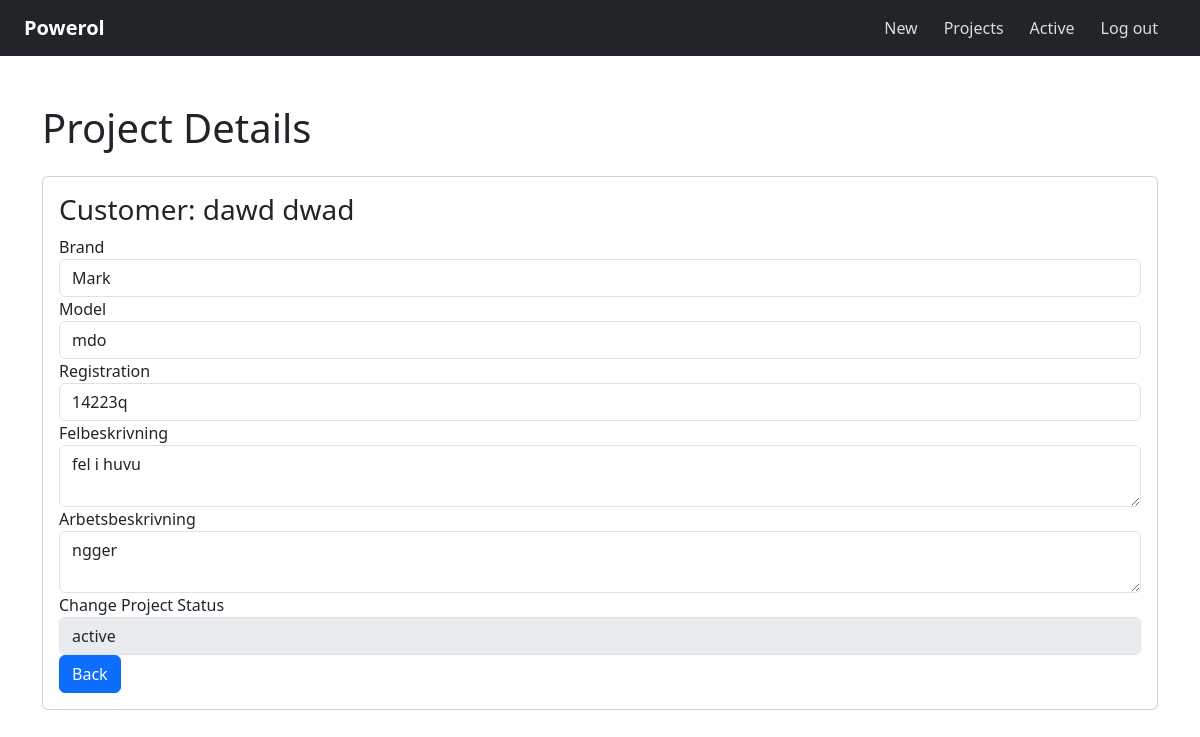
Page /single-project.php?id=28 (signed in) on the committed database.
### tables this page shows
CREATE TABLE `table_projekt` (
  `id_projekt` int(11) NOT NULL,
  `pt_felbeskrivning` varchar(520) NOT NULL,
  `pt_arbetsbeskrivning` varchar(520) NOT NULL,
  `pt_status_fk` int(11) NOT NULL,
  `customer_fk` int(11) DEFAULT NULL,
  `created_by_user_fk` int(11) NOT NULL,
  `car_brand` varchar(255) NOT NULL,
  `car_model` varchar(255) NOT NULL,
  `car_reg` varchar(255) NOT NULL,
  `fk_produkter` int(11) DEFAULT NULL
);

### single-project.php (the view, shortened to what this page needs)
<?php
include_once 'includes/header.php';
?>
<link href="https://cdn.jsdelivr.net/npm/bootstrap@5.3.3/dist/css/bootstrap.min.css" rel="stylesheet">
<?php
if (isset($_GET['id'])) {
    $id_projekt = $_GET['id'];
    echo "<div class='container mt-5'>";
    echo "<h1 class='mb-4'>Project Details</h1>";
    try {
        $stmt = $pdo->prepare("
            SELECT
                CONCAT(c.cust_fname, ' ', c.cust_lname) AS customer_name,
                p.pt_felbeskrivning,
                p.pt_arbetsbeskrivning,
                p.car_brand,
                p.car_model,
                p.car_reg,
                p.pt_status_fk
            FROM table_projekt p
            JOIN table_customer c ON p.customer_fk = c.id_cust
            WHERE p.id_projekt = ?
        ");
        $stmt->execute([$id_projekt]);
        if ($stmt->rowCount() > 0) {
            $project = $stmt->fetch();
            $status_stmt = $pdo->query("SELECT id_status, status_name FROM table_status");
            $statuses = $status_stmt->fetchAll();
            ?>
            <div class="card">
                <div class="card-body">
                    <h3>Customer: <?= htmlspecialchars($project['customer_name']) ?></h3>
                    <form method="POST" action="projects/single-project.php">
                        <div class="form-group">
                            <label for="car_brand">Brand</label>
                            <input type="text" id="car_brand" name="car_brand" class="form-control" value="<?= htmlspecialchars($project['car_brand']) ?>"readonly>
                        </div>
                        <div class="form-group">
                            <label for="car_model">Model</label>
                            <input type="text" id="car_model" name="car_model" class="form-control" value="<?= htmlspecialchars($project['car_model']) ?>"readonly>
                        </div>
                        <div class="form-group">
                            <label for="car_reg">Registration</label>
                            <input type="text" id="car_reg" name="car_reg" class="form-control" value="<?= htmlspecialchars($project['car_reg']) ?>"readonly>
                        </div>
                        <div class="form-group">
                            <label for="felbeskrivning">Felbeskrivning</label>
                            <textarea readonly id="felbeskrivning" name="felbeskrivning" class="form-control"><?= htmlspecialchars($project['pt_felbeskrivning']) ?></textarea>
                        </div>
                        <div class="form-group">
                            <label for="arbetsbeskrivning">Arbetsbeskrivning</label>
                            <textarea readonly id="arbetsbeskrivning" name="arbetsbeskrivning" class="form-control"><?= htmlspecialchars($project['pt_arbetsbeskrivning']) ?></textarea>
                        </div>
                        <div class="form-group">
                            <label for="status">Change Project Status</label>
                            <select id="status" name="status" class="form-control" disabled>
                                <?php foreach ($statuses as $status):
                                    $selected = ($status['id_status'] == $project['pt_status_fk']) ? 'selected' : ''; ?>
                                    <option value="<?= $status['id_status'] ?>" <?= $selected ?>><?= htmlspecialchars($status['status_name']) ?></option>
                                <?php endforeach; ?>
                            </select>
                        </div>
                        <button type="button" class="btn btn-primary" onclick="window.location.href='active_projects.php'">Back</button>
    </div>
  </div>
</div>
            <?php
        } else {
            echo "<div class='alert alert-info' role='alert'>Project not found.</div>";
        }
    } catch (PDOException $e) {
        echo "<div class='alert alert-danger' role='alert'>Error: " . htmlspecialchars($e->getMessage()) . "</div>";
    }
} else {
    echo "<div class='alert alert-danger' role='alert'>No project ID specified.</div>";
}
?>

### assets/css/style.css (style rules this page uses)
#arbetsbeskrivning { pointer-events: none; }

### rows in the picture
table_projekt: car_brand "Mark", car_model "mdo", car_reg "14223q", felbeskrivning "fel i huvu", arbetsbeskrivning "ngger"

### other values in the picture
$menuItem['title'] "New"
$menuItem['title'] "Projects"
$menuItem['title'] "Active"
$project['customer_name'] "dawd dwad"
form field status "active"
